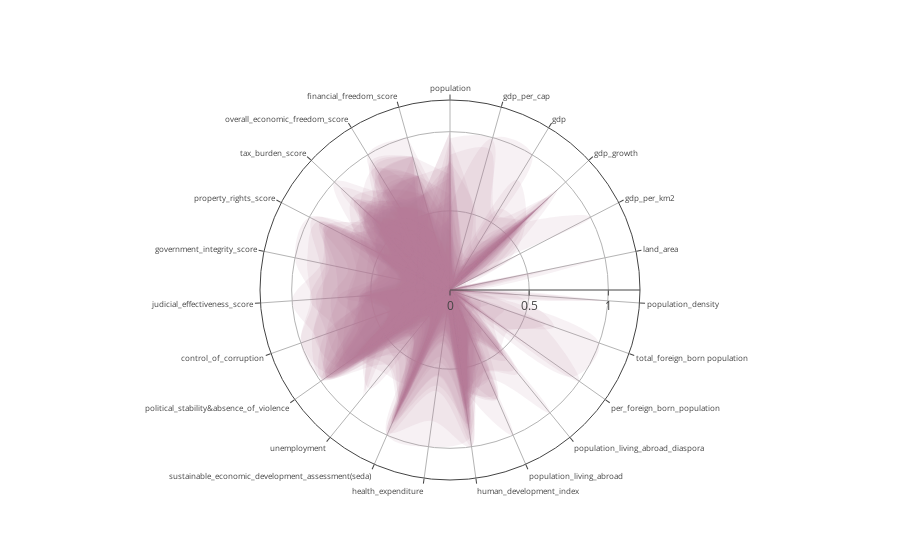

The cell this chart's notebook holds for it:
### Markdown cell above
## Overview for one nation

### Code cell
# import plotly.plotly as py
# import plotly.graph_objs as go

data = []
color = "rgba(255,255,255,0)"

for i in range(len(df_norm)):
    data.append(go.Scatterpolar(
        name = df_norm['indicator'].iloc[i],
        mode = "lines",
        fill = "toself",
        fillcolor = "rgba(180,120,150,0.1)",
        r = df_norm[cols_name[1:]].iloc[i].values,
        theta = cols_name[1:],
        marker = dict(
            color = color,
        ),
        line = dict(
            shape = "spline",
            color = color,
        )
    ))


layout = go.Layout(
    showlegend = False,
    polar=dict(
        angularaxis=dict(
            tickfont = dict(
                size = 8
                
            ),
            ticks = "outside" ,
            rotation = 90,
            direction = "clockwise"
        ),
        radialaxis=dict(
            visible=True,
            nticks=4,
            range = [0, 1.2]
        )
    )
)

fig = go.Figure(data=data, layout=layout)
iplot(fig)
